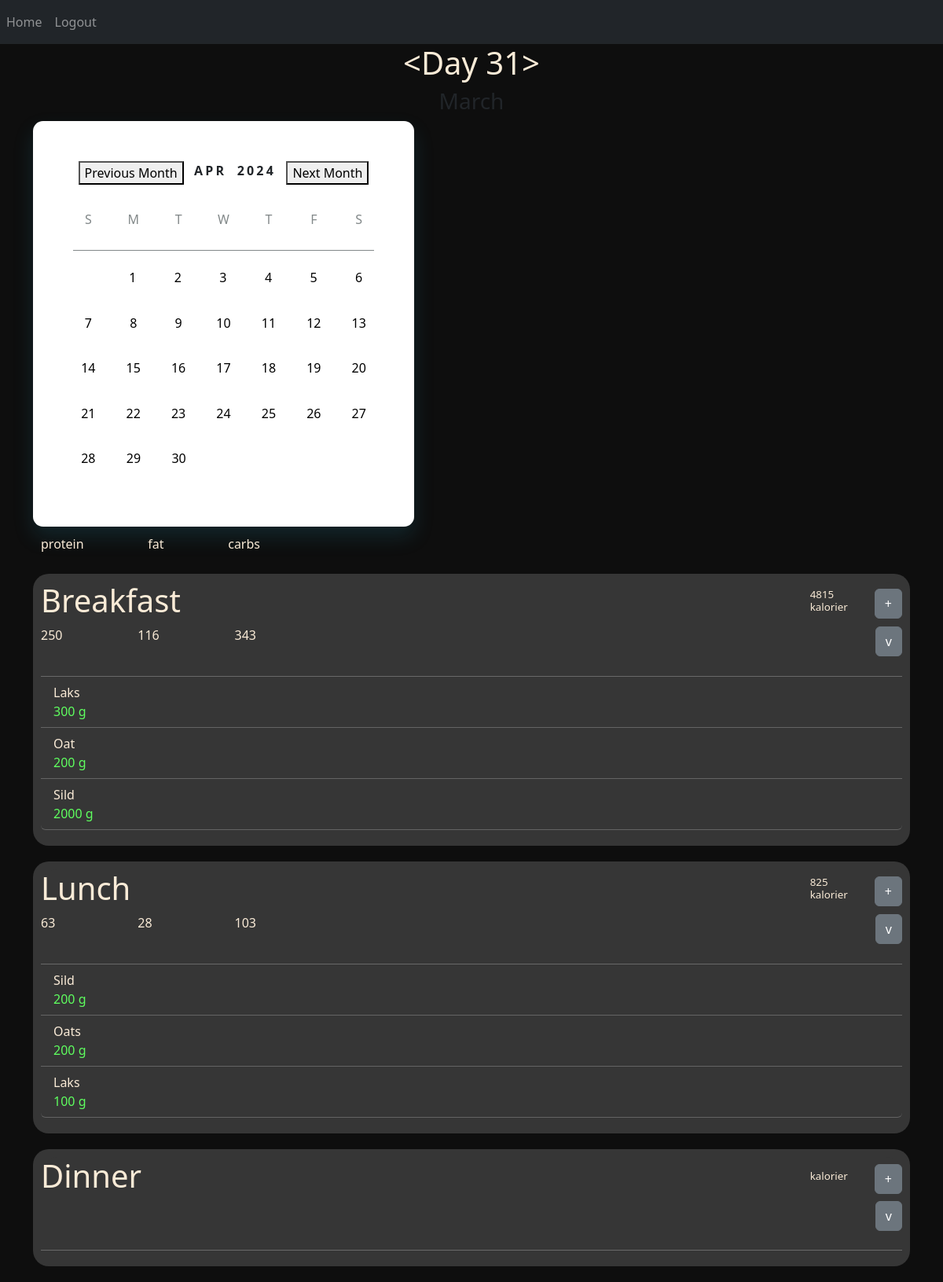
The page / (signed in) on the database as committed earlier.
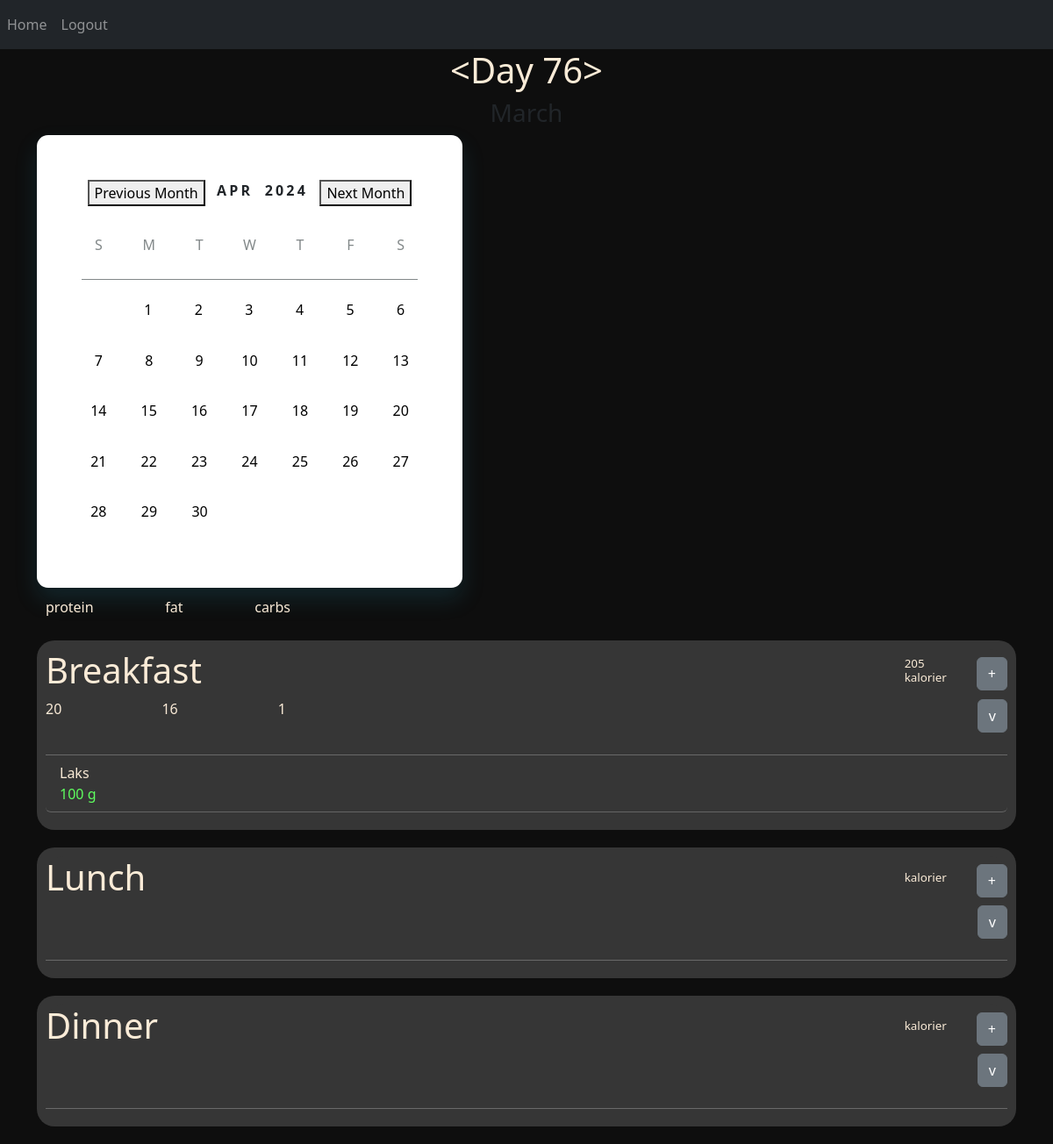
The same page on the database as committed later.
### website/models.py (models this page shows)
class Meal(db.Model):
    id = db.Column(db.Integer, primary_key=True)
    _meal = db.Column('meal', db.String(255))
    day_id = db.Column(db.Integer, db.ForeignKey('day.id'))
    @property
    def meal(self):
        return json.loads(self._meal) if self._meal else {}
    @meal.setter
    def meal(self, value):
        self._meal = json.dumps(value) if value else None
    def calculate_total_nutrition(self):
        if not self._meal:
            return None  # No meal data, return None or appropriate default value
        products_dic = loadJSON("products.json")
        total_nutrition = {"kcal": 0, "protein": 0, "fat": 0, "carbs": 0}
        for (product, amount) in self.meal.items():
            if product in products_dic:
                concentration = products_dic[product]["nutrition"]
                for nutrient, concentration_value in concentration.items():
                    total_nutrition[nutrient] += int((amount / 100) * concentration_value)
        return total_nutrition

### website/views.py (the view)
@views.route('/', methods=['GET', 'POST'])
@login_required
def home():
    try:
        selectedDayId = SelectedDayId.query.first().id
        current_day = Day.query.get(selectedDayId) if selectedDayId else None
        nutrition_list = []
        existing_meals = Meal.query.filter(Meal.day_id == current_day.id).all()
        if not existing_meals:
            for i in range(3):
                new_meal = Meal(day_id = current_day.id)
                db.session.add(new_meal)
                db.session.commit()
            nutrition_list = [{"kcal": 0, "protein": 0, "fat": 0, "carbs": 0}, {"kcal": 0, "protein": 0, "fat": 0, "carbs": 0}, {"kcal": 0, "protein": 0, "fat": 0, "carbs": 0}]
        if existing_meals:
            for meal in existing_meals:
                nutrition_list.append(meal.calculate_total_nutrition())
        print(nutrition_list)
    except Exception as e:
        flash('Error occurred while retrieving data: {}'.format(str(e)), 'error')
        current_day = None
    return render_template("home.html", user=current_user, current_day=current_day, nutrition_list=nutrition_list)

### website/__init__.py (called while the page is built)
def create_app():
    app = Flask(__name__)
    app.config['SECRET_KEY'] = 'hjshjhdjah kjshkjdhjs'
    app.config['SQLALCHEMY_DATABASE_URI'] = f'sqlite:///{DB_NAME}'
    db.init_app(app)
    from .views import views
    from .auth import auth
    app.register_blueprint(views, url_prefix='/')
    app.register_blueprint(auth, url_prefix='/')
    from .models import User, Day
    with app.app_context():
        db.create_all()
    login_manager = LoginManager()
    login_manager.login_view = 'auth.login'
    login_manager.init_app(app)
    @login_manager.user_loader
    def load_user(id):
        return User.query.get(int(id))
    return app

### website/models.py (called while the page is built)
def loadJSON(file_path):
    with open(file_path) as json_file:
        file_contents = json_file.read()
    dict = json.loads(file_contents)
    return dict

### website/templates/home.html (shortened to what this page needs)
{% extends "base.html" %} {% block title %}Home{% endblock %} {% block content
    %}
<h1 align="center" style="color: antiquewhite;">{{current_day}}</h1>
<h3 align="center">March</h3>
<div class="calendar">
  <header class="calendar__header">
    <button onclick="previousMonth()">Previous Month</button>
    <div class="calendar__month"></div>
    <div class="calendar__year"></div>
    <button onclick="nextMonth()">Next Month</button>
  </header>
  <div class="calendar__grid">
    <div class="calendar__day-names">
      <span class="calendar__day-name">S</span>
      <span class="calendar__day-name">M</span>
      <span class="calendar__day-name">T</span>
      <span class="calendar__day-name">W</span>
      <span class="calendar__day-name">T</span>
      <span class="calendar__day-name">F</span>
      <span class="calendar__day-name">S</span>
    </div>
    <div class="calendar__day-numbers"></div>
  </div>
</div>
<div>
  <ul class="list-group list-group-flush" id="notes">
    {% if current_day %}
        {% set meal_types = ['Breakfast', 'Lunch', 'Dinner'] %}
        <div style="display: flex; flex-direction: row; margin: 10px; justify-content: space-between; width: 25%;">
          <p style="color: antiquewhite;"> protein </p>
          <p style="color: antiquewhite;"> fat </p>
          <p style="color: antiquewhite;"> carbs </p>
        </div>
        {% for meal in current_day.meals %}
        <div style="background-color: rgb(54, 54, 54); padding-left:10px; padding-right:10px;padding-top:10px; border-radius: 20px; margin-bottom: 20px;">
          <div style="background-color: rgb(54, 54, 54); border-top-left-radius: 20px; border-top-right-radius: 20px;">
            <div class="d-inline-flex gap-1" style="display: flex; flex-direction: row; align-items: center; justify-content: space-between; width: 100%;">
              <h1 style="color: antiquewhite; ">{{ meal_types[loop.index - 1] }}</h1>
                <div style="display: flex; flex-direction: row; justify-content: right; align-items: center; width: 25%; align-items: center;">
                  <h4 style="color: antiquewhite; margin-right: 10%; font-size: smaller; width: 20%;">{{ nutrition_list[loop.index - 1]["kcal"] }} kalorier</h4>
                  <button class="btn btn-secondary" type="button" onclick="addProduct({{loop.index - 1}})">
                    <a class="nav-item nav-link" id="add_product" >+</a>
                  </button>
                </div>
            </div>
          </div>
          <div style="margin-bottom: 20px; ">
            <div  id="parentDiv{{loop.index}}" style="display: flex; flex-direction: row; justify-content: space-between; align-items: center; background-color: rgb(54, 54, 54);" >
                <div style="display: flex; flex-direction: row; align-items: center; justify-content: space-between; width: 25%;">
                  <p style="color: antiquewhite;"> {{ nutrition_list[loop.index - 1]["protein"] }} </p>
                  <p style="color: antiquewhite;"> {{ nutrition_list[loop.index - 1]["fat"] }} </p>
                  <p style="color: antiquewhite;"> {{ nutrition_list[loop.index - 1]["carbs"] }} </p>
                </div>
                <button class="btn btn-secondary" type="button" data-bs-toggle="collapse" data-bs-target="#collapseExample{{loop.index}}" aria-expanded="false" aria-controls="collapseExample">
                  v
                </button>
            </div>
            <div id="collapseExample{{loop.index}}">
              <br>
              <hr style="color: white; margin: 0;">
                <ul class="list-group">
                  {% for (product, amount) in meal.meal.items() %}
                    <li class="list-group-item" style="border-bottom: 1px rgb(100, 100, 100) solid; color: antiquewhite; background-color: rgb(54, 54, 54);">
                        <p style="margin: 0; font-weight: 500;">{{ product }}</p>
                        <p style="color: rgb(95, 255, 95); margin: 0;" >{{ amount }} g</p>
                    </li>
                  {% endfor %}
                </ul>
            </div>
          </div>
        </div>
        {% endfor %}
    {% else %}
        <p style="color: antiquewhite;">No meals recorded for today.</p>
    {% endif %}
  </ul>
</div>
{% endblock %}

### website/templates/base.html (shortened to what this page needs)
<!DOCTYPE html>
<html>
  <head>
    <link
      rel="stylesheet"
      href="https://stackpath.bootstrapcdn.com/bootstrap/4.4.1/css/bootstrap.min.css"
    />
    <link
      rel="stylesheet"
      href="https://stackpath.bootstrapcdn.com/font-awesome/4.7.0/css/font-awesome.min.css"
    />
    <link href="https://cdn.jsdelivr.net/npm/bootstrap@5.3.3/dist/css/bootstrap.min.css" rel="stylesheet">
  </head>
  <body style="background-color: rgb(14, 14, 14);">
    <nav class="navbar navbar-expand-lg navbar-dark bg-dark">
      <div class="collapse navbar-collapse" id="navbar">
        <div class="navbar-nav">
          {% if user.is_authenticated %}
          <a class="nav-item nav-link" id="home" href="/">Home</a>
          <a class="nav-item nav-link" id="logout" href="/logout">Logout</a>
          {% else %}
          <a class="nav-item nav-link" id="login" href="/login">Login</a>
          <a class="nav-item nav-link" id="signUp" href="/sign-up">Sign Up</a>
          {% endif %}
        </div>
      </div>
    </nav>
    <div class="container">{% block content %} {% endblock %}</div>
  </body>
</html>

### website/templates/home.html (style rules this page uses)
.calendar { background-color: #FFF; border-radius: 0.8rem; box-shadow: 0 0.8rem 1.6rem rgba(35, 131, 157, 0.2); padding: 3.2rem; width: 485px; }
.calendar__header { font-weight: bold; display: flex; justify-content: space-between; letter-spacing: 0.2rem; padding: 0 0.4rem 1.2rem; text-transform: uppercase; }
.calendar__day-names { border-bottom: 0.1rem solid #828889; display: flex; gap: 1.2rem; margin-bottom: 0.8rem; padding: 0.8rem 0; }
.calendar__day-name { aspect-ratio: 1; color: #828889; font-weight: normal; text-align: center; width: 2.4rem; }

Rows that differ between the two databases and show on the page:
no longer on this page (row unchanged): Meal: meal_types "Breakfast", nutrition_list "4815", nutrition_list "250", nutrition_list "116", nutrition_list "343", meal "Laks" "Oat" "Sild", meal "300" "200" "2000"
no longer on this page (row unchanged): Meal: meal_types "Lunch", nutrition_list "825", nutrition_list "63", nutrition_list "28", nutrition_list "103", meal "Sild" "Oats" "Laks", meal "200" "200" "100"
added Meal: meal_types "Breakfast", nutrition_list "205", nutrition_list "20", nutrition_list "16", nutrition_list "1", meal "Laks", meal "100"
added Meal: meal_types "Lunch"
Other text that changed with them:
{{ current_day }}: "<Day 31>" → "<Day 76>"
